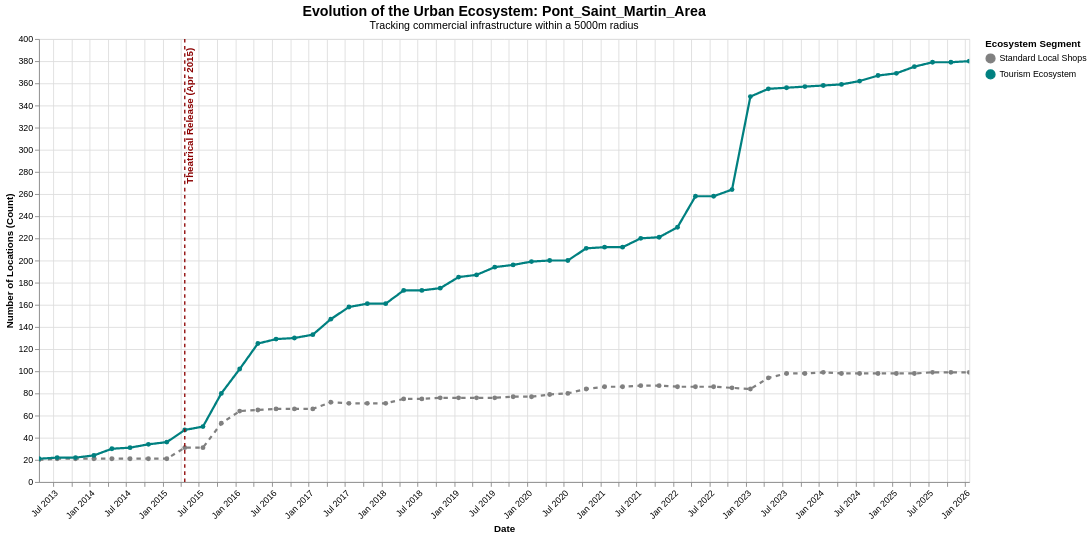

Here is the Vega-Lite specification saved for this chart:
### Vega-Lite specification from a JSON file in a GitHub repository (floating-point values rounded to 4 significant figures)
{"config": {"view": {"continuousWidth": 300, "continuousHeight": 300}}, "layer": [{"data": {"name": "data-ca6d28d9965dd9caf41e147048350ebf"}, "mark": {"type": "line", "point": true, "strokeWidth": 2.5}, "encoding": {"color": {"field": "Category", "legend": {"orient": "right", "title": "Ecosystem Segment"}, "scale": {"domain": ["Standard Local Shops", "Tourism Ecosystem"], "range": ["gray", "teal"]}, "type": "nominal"}, "strokeDash": {"field": "Category", "legend": null, "scale": {"domain": ["Standard Local Shops", "Tourism Ecosystem"], "range": [[5, 5], [1, 0]]}, "type": "nominal"}, "tooltip": [{"field": "timestamp", "format": "%b %Y", "title": "Date", "type": "temporal"}, {"field": "Category", "title": "Segment", "type": "nominal"}, {"field": "value", "title": "Active Locations", "type": "quantitative"}], "x": {"axis": {"format": "%b %Y", "labelAngle": -45}, "field": "timestamp", "title": "Date", "type": "temporal"}, "y": {"field": "value", "title": "Number of Locations (Count)", "type": "quantitative"}}, "name": "view_8987464beef691b1_0"}, {"data": {"name": "data-8885bbcc83f007aaea30233e880135bc"}, "mark": {"type": "rule", "size": 1.5, "strokeDash": [4, 4]}, "encoding": {"color": {"field": "Color", "scale": null, "type": "nominal"}, "x": {"field": "Date", "type": "temporal"}}}, {"data": {"name": "data-8885bbcc83f007aaea30233e880135bc"}, "mark": {"type": "text", "align": "right", "angle": 270, "baseline": "top", "dx": 5, "fontSize": 11, "fontWeight": "bold"}, "encoding": {"color": {"field": "Color", "scale": null, "type": "nominal"}, "text": {"field": "Event", "type": "nominal"}, "x": {"field": "Date", "type": "temporal"}, "y": {"value": 15}}}], "height": 500, "params": [{"name": "param_1e9efca18e7a2868", "select": {"type": "interval", "encodings": ["x", "y"]}, "bind": "scales", "views": ["view_8987464beef691b1_0"]}], "title": {"text": "Evolution of the Urban Ecosystem: Pont_Saint_Martin_Area", "fontSize": 16, "subtitle": "Tracking commercial infrastructure within a 5000m radius", "subtitleFontSize": 12}, "width": 1050, "$schema": "https://vega.github.io/schema/vega-lite/v6.4.1.json", "datasets": {"data-ca6d28d9965dd9caf41e147048350ebf": [{"timestamp": "2013-04-22T00:00:00", "is_tourist_related": false, "value": 20.0, "Category": "Standard Local Shops"}, {"timestamp": "2013-04-22T00:00:00", "is_tourist_related": true, "value": 21.0, "Category": "Tourism Ecosystem"}, {"timestamp": "2013-07-22T00:00:00", "is_tourist_related": false, "value": 21.0, "Category": "Standard Local Shops"}, {"timestamp": "2013-07-22T00:00:00", "is_tourist_related": true, "value": 22.0, "Category": "Tourism Ecosystem"}, {"timestamp": "2013-10-22T00:00:00", "is_tourist_related": false, "value": 21.0, "Category": "Standard Local Shops"}, {"timestamp": "2013-10-22T00:00:00", "is_tourist_related": true, "value": 22.0, "Category": "Tourism Ecosystem"}, {"timestamp": "2014-01-22T00:00:00", "is_tourist_related": false, "value": 21.0, "Category": "Standard Local Shops"}, {"timestamp": "2014-01-22T00:00:00", "is_tourist_related": true, "value": 24.0, "Category": "Tourism Ecosystem"}, {"timestamp": "2014-04-22T00:00:00", "is_tourist_related": false, "value": 21.0, "Category": "Standard Local Shops"}, {"timestamp": "2014-04-22T00:00:00", "is_tourist_related": true, "value": 30.0, "Category": "Tourism Ecosystem"}, {"timestamp": "2014-07-22T00:00:00", "is_tourist_related": false, "value": 21.0, "Category": "Standard Local Shops"}, {"timestamp": "2014-07-22T00:00:00", "is_tourist_related": true, "value": 31.0, "Category": "Tourism Ecosystem"}, {"timestamp": "2014-10-22T00:00:00", "is_tourist_related": false, "value": 21.0, "Category": "Standard Local Shops"}, {"timestamp": "2014-10-22T00:00:00", "is_tourist_related": true, "value": 34.0, "Category": "Tourism Ecosystem"}, {"timestamp": "2015-01-22T00:00:00", "is_tourist_related": false, "value": 21.0, "Category": "Standard Local Shops"}, {"timestamp": "2015-01-22T00:00:00", "is_tourist_related": true, "value": 36.0, "Category": "Tourism Ecosystem"}, {"timestamp": "2015-04-22T00:00:00", "is_tourist_related": false, "value": 31.0, "Category": "Standard Local Shops"}, {"timestamp": "2015-04-22T00:00:00", "is_tourist_related": true, "value": 47.0, "Category": "Tourism Ecosystem"}, {"timestamp": "2015-07-22T00:00:00", "is_tourist_related": false, "value": 31.0, "Category": "Standard Local Shops"}, {"timestamp": "2015-07-22T00:00:00", "is_tourist_related": true, "value": 50.0, "Category": "Tourism Ecosystem"}, {"timestamp": "2015-10-22T00:00:00", "is_tourist_related": false, "value": 53.0, "Category": "Standard Local Shops"}, {"timestamp": "2015-10-22T00:00:00", "is_tourist_related": true, "value": 80.0, "Category": "Tourism Ecosystem"}, {"timestamp": "2016-01-22T00:00:00", "is_tourist_related": false, "value": 64.0, "Category": "Standard Local Shops"}, {"timestamp": "2016-01-22T00:00:00", "is_tourist_related": true, "value": 102.0, "Category": "Tourism Ecosystem"}, {"timestamp": "2016-04-22T00:00:00", "is_tourist_related": false, "value": 65.0, "Category": "Standard Local Shops"}, {"timestamp": "2016-04-22T00:00:00", "is_tourist_related": true, "value": 125.0, "Category": "Tourism Ecosystem"}, {"timestamp": "2016-07-22T00:00:00", "is_tourist_related": false, "value": 66.0, "Category": "Standard Local Shops"}, {"timestamp": "2016-07-22T00:00:00", "is_tourist_related": true, "value": 129.0, "Category": "Tourism Ecosystem"}, {"timestamp": "2016-10-22T00:00:00", "is_tourist_related": false, "value": 66.0, "Category": "Standard Local Shops"}, {"timestamp": "2016-10-22T00:00:00", "is_tourist_related": true, "value": 130.0, "Category": "Tourism Ecosystem"}, {"timestamp": "2017-01-22T00:00:00", "is_tourist_related": false, "value": 66.0, "Category": "Standard Local Shops"}, {"timestamp": "2017-01-22T00:00:00", "is_tourist_related": true, "value": 133.0, "Category": "Tourism Ecosystem"}, {"timestamp": "2017-04-22T00:00:00", "is_tourist_related": false, "value": 72.0, "Category": "Standard Local Shops"}, {"timestamp": "2017-04-22T00:00:00", "is_tourist_related": true, "value": 147.0, "Category": "Tourism Ecosystem"}, {"timestamp": "2017-07-22T00:00:00", "is_tourist_related": false, "value": 71.0, "Category": "Standard Local Shops"}, {"timestamp": "2017-07-22T00:00:00", "is_tourist_related": true, "value": 158.0, "Category": "Tourism Ecosystem"}, {"timestamp": "2017-10-22T00:00:00", "is_tourist_related": false, "value": 71.0, "Category": "Standard Local Shops"}, {"timestamp": "2017-10-22T00:00:00", "is_tourist_related": true, "value": 161.0, "Category": "Tourism Ecosystem"}, {"timestamp": "2018-01-22T00:00:00", "is_tourist_related": false, "value": 71.0, "Category": "Standard Local Shops"}, {"timestamp": "2018-01-22T00:00:00", "is_tourist_related": true, "value": 161.0, "Category": "Tourism Ecosystem"}, {"timestamp": "2018-04-22T00:00:00", "is_tourist_related": false, "value": 75.0, "Category": "Standard Local Shops"}, {"timestamp": "2018-04-22T00:00:00", "is_tourist_related": true, "value": 173.0, "Category": "Tourism Ecosystem"}, {"timestamp": "2018-07-22T00:00:00", "is_tourist_related": false, "value": 75.0, "Category": "Standard Local Shops"}, {"timestamp": "2018-07-22T00:00:00", "is_tourist_related": true, "value": 173.0, "Category": "Tourism Ecosystem"}, {"timestamp": "2018-10-22T00:00:00", "is_tourist_related": false, "value": 76.0, "Category": "Standard Local Shops"}, {"timestamp": "2018-10-22T00:00:00", "is_tourist_related": true, "value": 175.0, "Category": "Tourism Ecosystem"}, {"timestamp": "2019-01-22T00:00:00", "is_tourist_related": false, "value": 76.0, "Category": "Standard Local Shops"}, {"timestamp": "2019-01-22T00:00:00", "is_tourist_related": true, "value": 185.0, "Category": "Tourism Ecosystem"}, {"timestamp": "2019-04-22T00:00:00", "is_tourist_related": false, "value": 76.0, "Category": "Standard Local Shops"}, {"timestamp": "2019-04-22T00:00:00", "is_tourist_related": true, "value": 187.0, "Category": "Tourism Ecosystem"}, {"timestamp": "2019-07-22T00:00:00", "is_tourist_related": false, "value": 76.0, "Category": "Standard Local Shops"}, {"timestamp": "2019-07-22T00:00:00", "is_tourist_related": true, "value": 194.0, "Category": "Tourism Ecosystem"}, {"timestamp": "2019-10-22T00:00:00", "is_tourist_related": false, "value": 77.0, "Category": "Standard Local Shops"}, {"timestamp": "2019-10-22T00:00:00", "is_tourist_related": true, "value": 196.0, "Category": "Tourism Ecosystem"}, {"timestamp": "2020-01-22T00:00:00", "is_tourist_related": false, "value": 77.0, "Category": "Standard Local Shops"}, {"timestamp": "2020-01-22T00:00:00", "is_tourist_related": true, "value": 199.0, "Category": "Tourism Ecosystem"}, {"timestamp": "2020-04-22T00:00:00", "is_tourist_related": false, "value": 79.0, "Category": "Standard Local Shops"}, {"timestamp": "2020-04-22T00:00:00", "is_tourist_related": true, "value": 200.0, "Category": "Tourism Ecosystem"}, {"timestamp": "2020-07-22T00:00:00", "is_tourist_related": false, "value": 80.0, "Category": "Standard Local Shops"}, {"timestamp": "2020-07-22T00:00:00", "is_tourist_related": true, "value": 200.0, "Category": "Tourism Ecosystem"}, {"timestamp": "2020-10-22T00:00:00", "is_tourist_related": false, "value": 84.0, "Category": "Standard Local Shops"}, {"timestamp": "2020-10-22T00:00:00", "is_tourist_related": true, "value": 211.0, "Category": "Tourism Ecosystem"}, {"timestamp": "2021-01-22T00:00:00", "is_tourist_related": false, "value": 86.0, "Category": "Standard Local Shops"}, {"timestamp": "2021-01-22T00:00:00", "is_tourist_related": true, "value": 212.0, "Category": "Tourism Ecosystem"}, {"timestamp": "2021-04-22T00:00:00", "is_tourist_related": false, "value": 86.0, "Category": "Standard Local Shops"}, {"timestamp": "2021-04-22T00:00:00", "is_tourist_related": true, "value": 212.0, "Category": "Tourism Ecosystem"}, {"timestamp": "2021-07-22T00:00:00", "is_tourist_related": false, "value": 87.0, "Category": "Standard Local Shops"}, {"timestamp": "2021-07-22T00:00:00", "is_tourist_related": true, "value": 220.0, "Category": "Tourism Ecosystem"}, {"timestamp": "2021-10-22T00:00:00", "is_tourist_related": false, "value": 87.0, "Category": "Standard Local Shops"}, {"timestamp": "2021-10-22T00:00:00", "is_tourist_related": true, "value": 221.0, "Category": "Tourism Ecosystem"}, {"timestamp": "2022-01-22T00:00:00", "is_tourist_related": false, "value": 86.0, "Category": "Standard Local Shops"}, {"timestamp": "2022-01-22T00:00:00", "is_tourist_related": true, "value": 230.0, "Category": "Tourism Ecosystem"}, {"timestamp": "2022-04-22T00:00:00", "is_tourist_related": false, "value": 86.0, "Category": "Standard Local Shops"}, {"timestamp": "2022-04-22T00:00:00", "is_tourist_related": true, "value": 258.0, "Category": "Tourism Ecosystem"}, {"timestamp": "2022-07-22T00:00:00", "is_tourist_related": false, "value": 86.0, "Category": "Standard Local Shops"}, {"timestamp": "2022-07-22T00:00:00", "is_tourist_related": true, "value": 258.0, "Category": "Tourism Ecosystem"}, {"timestamp": "2022-10-22T00:00:00", "is_tourist_related": false, "value": 85.0, "Category": "Standard Local Shops"}, {"timestamp": "2022-10-22T00:00:00", "is_tourist_related": true, "value": 264.0, "Category": "Tourism Ecosystem"}, {"timestamp": "2023-01-22T00:00:00", "is_tourist_related": false, "value": 84.0, "Category": "Standard Local Shops"}, {"timestamp": "2023-01-22T00:00:00", "is_tourist_related": true, "value": 348.0, "Category": "Tourism Ecosystem"}, {"timestamp": "2023-04-22T00:00:00", "is_tourist_related": false, "value": 94.0, "Category": "Standard Local Shops"}, {"timestamp": "2023-04-22T00:00:00", "is_tourist_related": true, "value": 355.0, "Category": "Tourism Ecosystem"}, {"timestamp": "2023-07-22T00:00:00", "is_tourist_related": false, "value": 98.0, "Category": "Standard Local Shops"}, {"timestamp": "2023-07-22T00:00:00", "is_tourist_related": true, "value": 356.0, "Category": "Tourism Ecosystem"}, {"timestamp": "2023-10-22T00:00:00", "is_tourist_related": false, "value": 98.0, "Category": "Standard Local Shops"}, {"timestamp": "2023-10-22T00:00:00", "is_tourist_related": true, "value": 357.0, "Category": "Tourism Ecosystem"}, {"timestamp": "2024-01-22T00:00:00", "is_tourist_related": false, "value": 99.0, "Category": "Standard Local Shops"}, {"timestamp": "2024-01-22T00:00:00", "is_tourist_related": true, "value": 358.0, "Category": "Tourism Ecosystem"}, {"timestamp": "2024-04-22T00:00:00", "is_tourist_related": false, "value": 98.0, "Category": "Standard Local Shops"}, {"timestamp": "2024-04-22T00:00:00", "is_tourist_related": true, "value": 359.0, "Category": "Tourism Ecosystem"}, {"timestamp": "2024-07-22T00:00:00", "is_tourist_related": false, "value": 98.0, "Category": "Standard Local Shops"}, {"timestamp": "2024-07-22T00:00:00", "is_tourist_related": true, "value": 362.0, "Category": "Tourism Ecosystem"}, {"timestamp": "2024-10-22T00:00:00", "is_tourist_related": false, "value": 98.0, "Category": "Standard Local Shops"}, {"timestamp": "2024-10-22T00:00:00", "is_tourist_related": true, "value": 367.0, "Category": "Tourism Ecosystem"}, {"timestamp": "2025-01-22T00:00:00", "is_tourist_related": false, "value": 98.0, "Category": "Standard Local Shops"}, {"timestamp": "2025-01-22T00:00:00", "is_tourist_related": true, "value": 369.0, "Category": "Tourism Ecosystem"}, {"timestamp": "2025-04-22T00:00:00", "is_tourist_related": false, "value": 98.0, "Category": "Standard Local Shops"}, {"timestamp": "2025-04-22T00:00:00", "is_tourist_related": true, "value": 375.0, "Category": "Tourism Ecosystem"}, {"timestamp": "2025-07-22T00:00:00", "is_tourist_related": false, "value": 99.0, "Category": "Standard Local Shops"}, {"timestamp": "2025-07-22T00:00:00", "is_tourist_related": true, "value": 379.0, "Category": "Tourism Ecosystem"}, {"timestamp": "2025-10-22T00:00:00", "is_tourist_related": false, "value": 99.0, "Category": "Standard Local Shops"}, {"timestamp": "2025-10-22T00:00:00", "is_tourist_related": true, "value": 379.0, "Category": "Tourism Ecosystem"}, {"timestamp": "2026-01-22T00:00:00", "is_tourist_related": false, "value": 99.0, "Category": "Standard Local Shops"}, {"timestamp": "2026-01-22T00:00:00", "is_tourist_related": true, "value": 380.0, "Category": "Tourism Ecosystem"}], "data-8885bbcc83f007aaea30233e880135bc": [{"Date": "2015-04-22T00:00:00", "Event": "Theatrical Release (Apr 2015)", "Color": "#8B0000"}]}}
